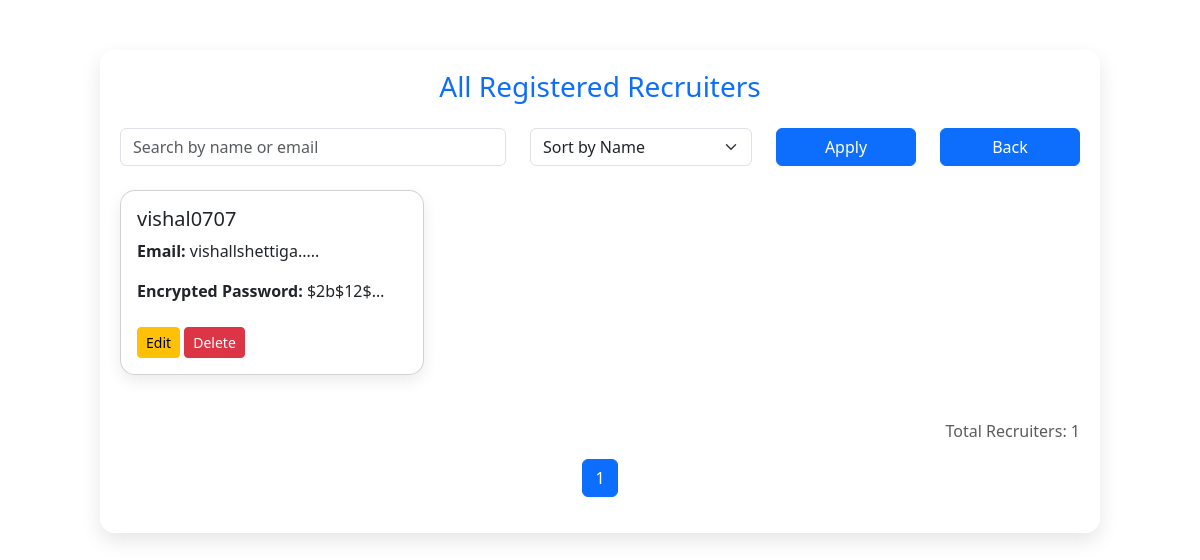
The page /view-recruiters on the database its author committed.
### tables this page shows
CREATE TABLE recruiter (
        id INTEGER PRIMARY KEY AUTOINCREMENT,
        username TEXT NOT NULL UNIQUE,
        email TEXT NOT NULL,
        password TEXT NOT NULL,
        company TEXT
    );

### app.py (the view)
@app.route('/view-recruiters')
def view_recruiters():
    conn = get_db_connection()
    cursor = conn.cursor()
    search = request.args.get('search', '')
    sort = request.args.get('sort', 'username')
    page = int(request.args.get('page', 1))
    per_page = 6
    query = "SELECT * FROM recruiter"
    params = []
    if search:
        query += " WHERE username LIKE ? OR email LIKE ?"
        params.extend([f"%{search}%", f"%{search}%"])
    query += f" ORDER BY {sort}"
    cursor.execute(query, params)
    all_recruiters = cursor.fetchall()
    total = len(all_recruiters)
    total_pages = (total + per_page - 1) // per_page
    recruiters = all_recruiters[(page - 1) * per_page: page * per_page]
    edit_id = request.args.get("edit_id")
    edit_recruiter = None
    if edit_id:
        cursor.execute("SELECT * FROM recruiter WHERE id = ?", (edit_id,))
        edit_recruiter = cursor.fetchone()
    conn.close()
    return render_template(
        "view_recruiters.html",
        recruiters=[dict(r) for r in recruiters],
        edit_recruiter=dict(edit_recruiter) if edit_recruiter else None,
        page=page,
        total_pages=total_pages,
        total_recruiters=total,
        action_status=request.args.get("status")
    )

### app.py (called while the page is built)
def get_db_connection():
    conn = sqlite3.connect('career_counselor.db')
    conn.row_factory = sqlite3.Row
    return conn

### templates/view_recruiters.html (shortened to what this page needs)
<!DOCTYPE html>
<html lang="en">
<head>
  <link rel="stylesheet" href="https://cdn.jsdelivr.net/npm/bootstrap@5.3.0/dist/css/bootstrap.min.css">
</head>
<body>
  <div class="container user-container">
    <h3 class="text-center text-primary mb-4">All Registered Recruiters</h3>
    {% if edit_recruiter %}
    <div class="edit-card">
  <h5 class="text-center">Edit Recruiter</h5>
  <form method="POST" action="/edit-recruiter/{{ edit_recruiter.id }}">
    <div class="mb-3">
      <label>Username</label>
      <input type="text" name="username" value="{{ edit_recruiter.username }}" class="form-control" required />
    </div>
    <div class="mb-3">
      <label>Email</label>
      <input type="email" name="email" value="{{ edit_recruiter.email }}" class="form-control" required />
    </div>
    <div class="mb-3">
      <label>Password</label>
      <input type="text" name="password" value="{{ edit_recruiter.password }}" class="form-control" required />
    </div>
    <button type="submit" class="btn btn-success w-100">Update</button>
  </form>
</div>
    {% else %}
    <form method="GET" action="/view-recruiters" class="row mb-4">
      <div class="col-md-5">
        <input type="text" class="form-control" name="search" placeholder="Search by name or email" value="{{ request.args.get('search', '') }}">
      </div>
      <div class="col-md-3">
        <select name="sort" class="form-select">
          <option value="username" {% if request.args.get('sort') == 'username' %}selected{% endif %}>Sort by Name</option>
        </select>
      </div>
      <div class="col-md-2">
        <button type="submit" class="btn btn-primary w-100">Apply</button>
      </div>
      <div class="col-md-2">
        <a href="/admin-dashboard" class="btn btn-primary w-100">Back</a>
      </div>
    </form>
    <div class="row">
      {% for recruiter in recruiters %}
      <div class="col-md-4">
        <div class="card user-card p-3">
          <h5>{{ recruiter.username }}</h5>
          <p class="truncate"><strong>Email:</strong> {{ recruiter.email[:15] }}{% if recruiter.email|length > 15 %}.....{% endif %}</p>
          <p class="truncate"><strong>Encrypted Password:</strong> {{ recruiter.password[:15] }}{% if recruiter.password|length > 15 %}.....{% endif %}</p>
          <div class="mt-2">
            <a href="/view-recruiters?edit_id={{ recruiter.id }}" class="btn btn-warning btn-sm">Edit</a>
            <form action="/delete-recruiter/{{ recruiter.id }}" method="POST" class="d-inline">
              <button type="submit" class="btn btn-danger btn-sm" onclick="return confirm('Are you sure you want to delete this recruiter?')">Delete</button>
            </form>
          </div>
        </div>
      </div>
      {% endfor %}
    </div>
    <p class="mt-4 text-end text-muted">Total Recruiters: {{ total_recruiters }}</p>
    <nav aria-label="Page navigation example">
      <ul class="pagination justify-content-center">
        {% for p in range(1, total_pages + 1) %}
        <li class="page-item {% if p == page %}active{% endif %}"><a class="page-link" href="?page={{ p }}&search={{ request.args.get('search', '') }}&sort={{ request.args.get('sort', '') }}">{{ p }}</a></li>
        {% endfor %}
      </ul>
    </nav>
    {% endif %}
  </div>
</body>
</html>

### templates/view_recruiters.html (style rules this page uses)
body { background: url('https://images.unsplash.com/photo-1498050108023-c5249f4df085?auto=format&fit=crop&w=1950&q=80') no-repeat center center fixed; background-size: cover; font-family: 'Segoe UI', sans-serif; margin: 0; padding-top: 50px; }
.user-container { max-width: 1000px; margin: auto; padding: 20px; background: rgba(255, 255, 255, 0.95); border-radius: 15px; box-shadow: 0 8px 20px rgba(0,0,0,0.1); }
.user-card { margin-bottom: 20px; border-radius: 15px; box-shadow: 0 6px 15px rgba(0,0,0,0.08); animation: fadeIn 0.6s ease-in-out; position: relative; }
.truncate { white-space: nowrap; overflow: hidden; text-overflow: ellipsis; max-width: 250px; display: inline-block; }

### rows shown on the page
recruiter: username "vishal0707", email "vishallshettiga", password "$2b$12$…"

### other values the page prints
{{ total_recruiters }} "1"
{{ p }} "1"
